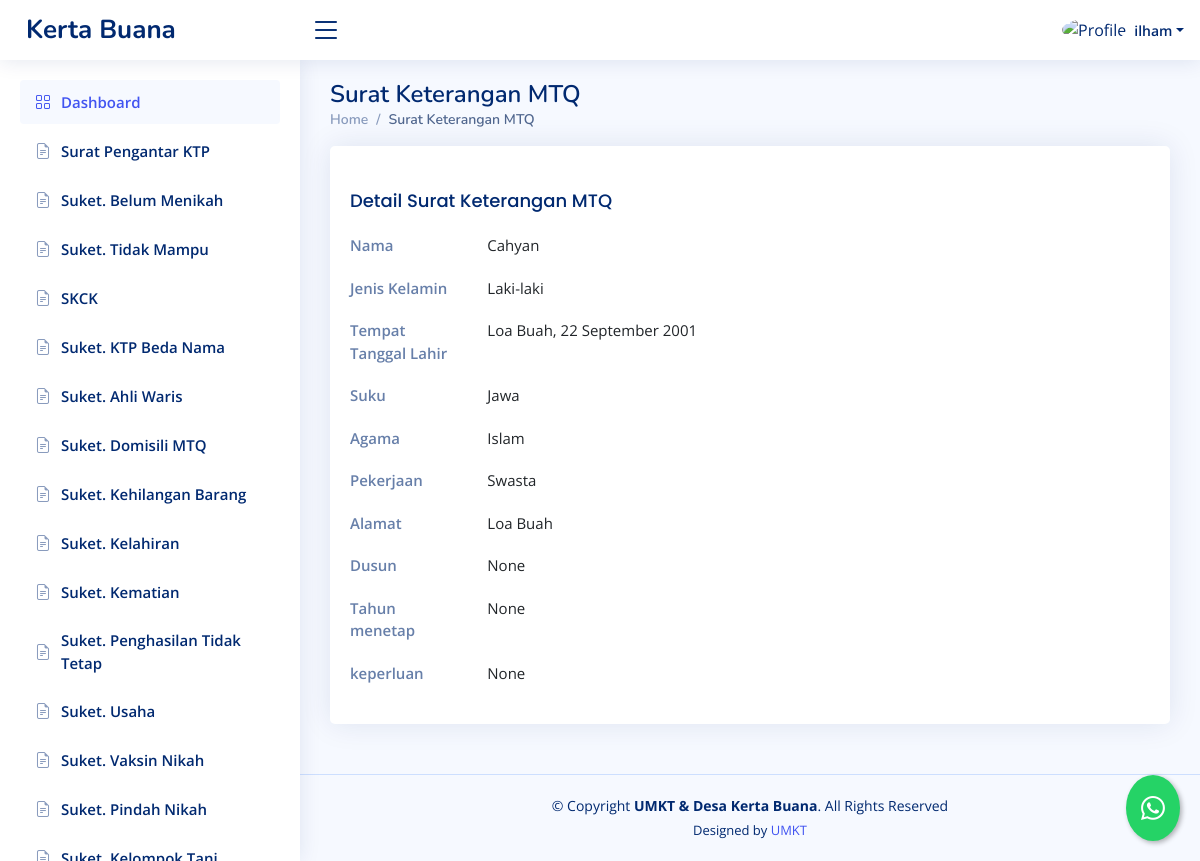
The app's page /dashboard/suket-mtq/detail/1 (signed in) with its own data.
### dashboard/models.py (models this page shows, shortened)
class SuketMTQ(models.Model):
    STATUS_CHOICES = [
        ('review', 'Proses Review'),
        ('approved', 'Disetujui'),
        ('rejected', 'Ditolak'),
    ]
    penulis = models.ForeignKey(User, on_delete=models.CASCADE, blank=True, null=True)
    nama = models.CharField(max_length=255)
    jenis_kelamin = models.CharField(max_length=255)
    ttl = models.CharField(max_length=255)
    suku = models.CharField(max_length=255)
    agama = models.CharField(max_length=255)
    alamat = models.CharField(max_length=255)
    pekerjaan = models.CharField(max_length=255)
    dusun = models.CharField(max_length=255,blank=True, null=True)
    tahunmenetap = models.CharField(max_length=255,blank=True, null=True)
    keperluan = models.CharField(max_length=255,blank=True, null=True)
    date = models.DateTimeField(default=timezone.now, blank=True)
    status = models.CharField(max_length=20, choices=STATUS_CHOICES, default='review')

### dashboard/views.py (the view)
# urls.py: path("suket-mtq/detail/<int:id>", detail_suketmtq, name="detail_suketmtq"),
@login_required
def detail_suketmtq(request, id):
    template_name = "backend/detail_suketmtq.html"  # Template untuk halaman detail
    suket = get_object_or_404(SuketMTQ, id=id)
    context = {
        'suket': suket,
    }
    return render(request, template_name, context)

### templates/backend/detail_suketmtq.html
{% extends "backend/base_ui.html" %} {% load static %} {% load custom_filters %}
{% block konten %}
<div class="pagetitle">
  <h1>Surat Keterangan MTQ</h1>
  <nav>
    <ol class="breadcrumb">
      <li class="breadcrumb-item"><a href="{% url 'dashboard' %}">Home</a></li>
      <li class="breadcrumb-item active">Surat Keterangan MTQ</li>
    </ol>
  </nav>
</div>
<section class="section profile">
  <div class="row">
    <div class="col-xl-12">
      <div class="card">
        <div class="card-body pt-3">
          <div class="tab-content pt-2">
            <div
              class="tab-pane fade show active profile-overview"
              id="profile-overview"
            >
              <h5 class="card-title">Detail Surat Keterangan MTQ</h5>
              <div class="row">
                <div class="col-lg-2 col-md-3 label">Nama</div>
                <div class="col-lg-10 col-md-9">{{ suket.nama }}</div>
              </div>
              <div class="row">
                <div class="col-lg-2 col-md-3 label">Jenis Kelamin</div>
                <div class="col-lg-10 col-md-9">{{ suket.jenis_kelamin }}</div>
              </div>
              <div class="row">
                <div class="col-lg-2 col-md-3 label">Tempat Tanggal Lahir</div>
                <div class="col-lg-10 col-md-9">{{ suket.ttl }}</div>
              </div>
              <div class="row">
                <div class="col-lg-2 col-md-3 label">Suku</div>
                <div class="col-lg-10 col-md-9">{{ suket.suku }}</div>
              </div>
              <div class="row">
                <div class="col-lg-2 col-md-3 label">Agama</div>
                <div class="col-lg-10 col-md-9">{{ suket.agama }}</div>
              </div>
              <div class="row">
                <div class="col-lg-2 col-md-3 label">Pekerjaan</div>
                <div class="col-lg-10 col-md-9">{{ suket.pekerjaan }}</div>
              </div>
              <div class="row">
                <div class="col-lg-2 col-md-3 label">Alamat</div>
                <div class="col-lg-10 col-md-9">{{ suket.alamat }}</div>
              </div>
              <div class="row">
                <div class="col-lg-2 col-md-3 label">Dusun</div>
                <div class="col-lg-10 col-md-9">{{ suket.dusun }}</div>
              </div>
              <div class="row">
                <div class="col-lg-2 col-md-3 label">Tahun menetap</div>
                <div class="col-lg-10 col-md-9">{{ suket.tahunmenetap }}</div>
              </div>
              <div class="row">
                <div class="col-lg-2 col-md-3 label">keperluan</div>
                <div class="col-lg-10 col-md-9">{{ suket.keperluan }}</div>
              </div>
            </div>
          </div>
        </div>
      </div>
    </div>
  </div>
</section>
{% endblock konten %}

### templates/backend/base_ui.html (shortened to what this page needs)
{% load static %}
<!DOCTYPE html>
<html lang="en">
  <head>
    <link
      href="{% static 'backend/vendor/bootstrap/css/bootstrap.min.css'%}"
      rel="stylesheet"
    />
    <link
      href="{% static 'backend/vendor/bootstrap-icons/bootstrap-icons.css'%}"
      rel="stylesheet"
    />
    <link
      href="{% static 'backend/vendor/boxicons/css/boxicons.min.css'%}"
      rel="stylesheet"
    />
    <link
      href="{% static 'backend/vendor/quill/quill.snow.css'%}"
      rel="stylesheet"
    />
    <link
      href="{% static 'backend/vendor/quill/quill.bubble.css'%}"
      rel="stylesheet"
    />
    <link
      href="{% static 'backend/vendor/remixicon/remixicon.css'%}"
      rel="stylesheet"
    />
    <link
      href="{% static 'backend/vendor/simple-datatables/style.css'%}"
      rel="stylesheet"
    />
    <link href="{% static 'backend/css/style.css'%}" rel="stylesheet" />
  </head>
  <body>
    <header id="header" class="header fixed-top d-flex align-items-center">
      <div class="d-flex align-items-center justify-content-between">
        <a href="{% url 'welcome'%}" class="logo d-flex align-items-center">
          <span class="d-none d-lg-block">Kerta Buana</span>
        </a>
        <i class="bi bi-list toggle-sidebar-btn"></i>
      </div>
      <nav class="header-nav ms-auto">
        <ul class="d-flex align-items-center">
          <li class="nav-item dropdown pe-3">
            <a
              class="nav-link nav-profile d-flex align-items-center pe-0"
              href="#"
              data-bs-toggle="dropdown"
            >
              {% if user.is_superuser %}
              <img
                src="{% static 'backend/img/orang.png'%}"
                alt="Profile"
                class="rounded-circle"
              />
              {% else %}
              <img
                src="{% static 'backend/img/family.png'%}"
                alt="Profile"
                class="rounded-circle"
              />
              {% endif %}
              <span class="d-none d-md-block dropdown-toggle ps-2"
                >{{request.user.username}}</span
              > </a
            >
          </li>
        </ul>
      </nav>
    </header>
    <aside id="sidebar" class="sidebar">
      <ul class="sidebar-nav" id="sidebar-nav">
        <li class="nav-item">
          <a class="nav-link" href="{% url 'dashboard'%}">
            <i class="bi bi-grid"></i>
            <span>Dashboard</span>
          </a>
        </li>
        {% if user.is_superuser %}
        <li class="nav-item">
          <a
            class="nav-link collapsed"
            data-bs-target="#forms-nav"
            data-bs-toggle="collapse"
            href="#"
          >
            <i class="bi bi-journal-text"></i><span>Surat</span
            ><i class="bi bi-chevron-down ms-auto"></i>
          </a>
          <ul
            id="forms-nav"
            class="nav-content collapse"
            data-bs-parent="#sidebar-nav"
          >
            <li>
              <a href="{% url 'suketpermohonanktp' %}">
                <i class="bi bi-circle"></i><span>Surat Pengantar KTP</span>
              </a>
            </li>
            <li>
              <a href="{% url 'suketbelummenikah'%}">
                <i class="bi bi-circle"></i><span>Suket. Belum Menikah</span>
              </a>
            </li>
            <li>
              <a href="{% url 'sukettidakmampu'%}">
                <i class="bi bi-circle"></i><span>Suket. Tidak Mampu</span>
              </a>
            </li>
            <li>
              <a href="{% url 'skck'%}">
                <i class="bi bi-circle"></i><span>SKCK</span>
              </a>
            </li>
            <li>
              <a href="{% url 'suketktpbedanama'%}">
                <i class="bi bi-circle"></i><span>Suket. KTP Beda Nama</span>
              </a>
            </li>
            <li>
              <a href="{% url 'suketahliwaris' %}">
                <i class="bi bi-circle"></i><span>Suket. Ahli Waris</span>
              </a>
            </li>
            <li>
              <a href="{% url 'suketMTQ'%}">
                <i class="bi bi-circle"></i><span>Suket. Domisili MTQ</span>
              </a>
            </li>
            <li>
              <a href="{% url 'suketkehilangan' %}">
                <i class="bi bi-circle"></i
                ><span>Suket. Kehilangan Barang</span>
              </a>
            </li>
            <li>
              <a href="{% url 'suketkelahiran' %}">
                <i class="bi bi-circle"></i><span>Suket. Kelahiran</span>
              </a>
            </li>
            <li>
              <a href="{% url 'suketkematian' %}">
                <i class="bi bi-circle"></i><span>Suket. Kematian</span>
              </a>
            </li>
            <li>
              <a href="{% url 'suketpenghasilantidaktetap' %}">
                <i class="bi bi-circle"></i
                ><span>Suket. Penghasilan Tidak Tetap</span>
              </a>
            </li>
            <li>
              <a href="{% url 'suketusaha' %}">
                <i class="bi bi-circle"></i><span>Suket. Usaha</span>
              </a>
            </li>
            <li>
              <a href="{% url 'suketvaksinnikah' %}">
                <i class="bi bi-circle"></i><span>Suket. Vaksin Nikah</span>
              </a>
            </li>
            <li>
              <a href="{% url 'suketpindahnikah' %}">
                <i class="bi bi-circle"></i><span>Suket. Pindah Nikah</span>
              </a>
            </li>
            <li>
              <a href="{% url 'suketrekkeltani' %}">
                <i class="bi bi-circle"></i><span>Suket. Kelompok Tani</span>
              </a>
            </li>
          </ul>
        </li>
        {% else %}
        <li class="nav-item">
          <a class="nav-link collapsed" href="{% url 'suketpermohonanktp' %}">
            <i class="bi bi-file-earmark-text"></i
            ><span>Surat Pengantar KTP</span>
          </a>
        </li>
        <li class="nav-item">
          <a class="nav-link collapsed" href="{% url 'suketbelummenikah'%}">
            <i class="bi bi-file-earmark-text"></i
            ><span>Suket. Belum Menikah</span>
          </a>
        </li>
        <li class="nav-item">
          <a class="nav-link collapsed" href="{% url 'sukettidakmampu'%}">
            <i class="bi bi-file-earmark-text"></i
            ><span>Suket. Tidak Mampu</span>
          </a>
        </li>
        <li class="nav-item">
          <a class="nav-link collapsed" href="{% url 'skck'%}">
            <i class="bi bi-file-earmark-text"></i><span>SKCK</span>
          </a>
        </li>
        <li class="nav-item">
          <a class="nav-link collapsed" href="{% url 'suketktpbedanama'%}">
            <i class="bi bi-file-earmark-text"></i
            ><span>Suket. KTP Beda Nama</span>
          </a>
        </li>
        <li class="nav-item">
          <a class="nav-link collapsed" href="{% url 'suketahliwaris' %}">
            <i class="bi bi-file-earmark-text"></i
            ><span>Suket. Ahli Waris</span>
          </a>
        </li>
        <li class="nav-item">
          <a class="nav-link collapsed" href="{% url 'suketMTQ'%}">
            <i class="bi bi-file-earmark-text"></i
            ><span>Suket. Domisili MTQ</span>
          </a>
        </li>
        <li class="nav-item">
          <a class="nav-link collapsed" href="{% url 'suketkehilangan' %}">
            <i class="bi bi-file-earmark-text"></i
            ><span>Suket. Kehilangan Barang</span>
          </a>
        </li>
        <li class="nav-item">
          <a class="nav-link collapsed" href="{% url 'suketkelahiran' %}">
            <i class="bi bi-file-earmark-text"></i><span>Suket. Kelahiran</span>
          </a>
        </li>
        <li class="nav-item">
          <a class="nav-link collapsed" href="{% url 'suketkematian' %}">
            <i class="bi bi-file-earmark-text"></i><span>Suket. Kematian</span>
          </a>
        </li>
        <li class="nav-item">
          <a
            class="nav-link collapsed"
            href="{% url 'suketpenghasilantidaktetap' %}"
          >
            <i class="bi bi-file-earmark-text"></i
            ><span>Suket. Penghasilan Tidak Tetap</span>
          </a>
        </li>
        <li class="nav-item">
          <a class="nav-link collapsed" href="{% url 'suketusaha' %}">
            <i class="bi bi-file-earmark-text"></i><span>Suket. Usaha</span>
          </a>
        </li>
        <li class="nav-item">
          <a class="nav-link collapsed" href="{% url 'suketvaksinnikah' %}">
            <i class="bi bi-file-earmark-text"></i
            ><span>Suket. Vaksin Nikah</span>
          </a>
        </li>
        <li class="nav-item">
          <a class="nav-link collapsed" href="{% url 'suketpindahnikah' %}">
            <i class="bi bi-file-earmark-text"></i
            ><span>Suket. Pindah Nikah</span>
          </a>
        </li>
        <li class="nav-item">
          <a class="nav-link collapsed" href="{% url 'suketrekkeltani' %}">
            <i class="bi bi-file-earmark-text"></i
            ><span>Suket. Kelompok Tani</span>
          </a>
        </li>
        {% endif %}
      </ul>
    </aside>
    <main id="main" class="main">
      {% block konten %}{% endblock konten %}
    </main>
    <footer id="footer" class="footer">
      <div class="copyright">
        &copy; Copyright <strong><span>UMKT & Desa Kerta Buana</span></strong
        >. All Rights Reserved
      </div>
      <div class="credits">
        Designed by <a href="https://www.umkt.ac.id/">UMKT</a>
      </div>
    </footer>
    <a
      href="https://wa.me/6282255462424?text=Halo,%20saya%20{{ request.user.last_name }}%20dengan%20nik%20{{ request.user.nik }}"
      class="whatsapp-float"
      target="_blank"
      title="Hubungi kami via WhatsApp"
    >
      <i class="bi bi-whatsapp"></i>
    </a>
  </body>
</html>

### records on screen
SuketMTQ: nama "Cahyan", jenis_kelamin "Laki-laki", ttl "Loa Buah, 22 September 2001", suku "Jawa", agama "Islam", pekerjaan "Swasta", alamat "Loa Buah", dusun "None", tahunmenetap "None", keperluan "None"

### other values on screen
{{ request.user.username }} "ilham"
